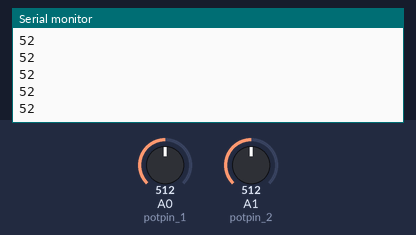
A sketch run on a simulated Arduino Uno, built with avr-gcc and run on an emulated ATmega328P. Parts: the last lines printed to the serial monitor. The inputs (shaded band) are chosen by the test bench; at power-on: A0 (potpin_1) = 512, A1 (potpin_2) = 512. No radio packets arrive unless stated.

Above: at 1.2 s.
1.3 s: A0 (potpin_1) set to 430
At 2.1 s:
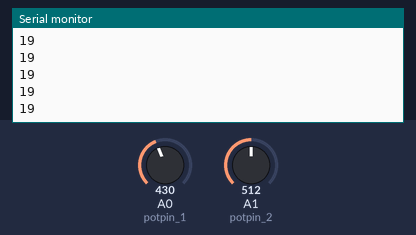
2.8 s: A1 (potpin_2) set to 430
At 3.3 s:
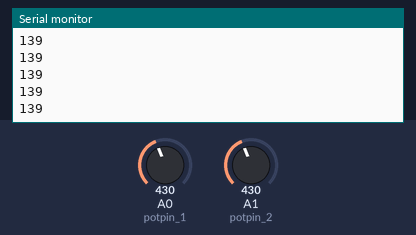
4.3 s: A0 (potpin_1) set to 450
At 5.4 s:
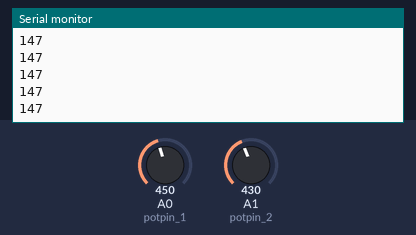
5.8 s: A1 (potpin_2) set to 450
At 6.8 s:
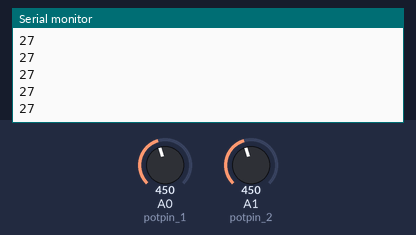
Timing chart, 0 to 8.3 s (numbered marks = the images above; inputs shaded):
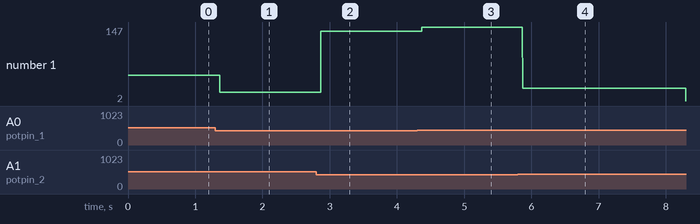

Measured:
- after the input at 1.3 s, the serial monitor: prints a new line after 0.07 s (image 1)
- after the input at 2.8 s, the serial monitor: prints a new line after 0.07 s (image 2)
- after the input at 4.3 s, the serial monitor: prints a new line after 0.07 s (image 3)
- after the input at 5.8 s, the serial monitor: prints a new line after 0.07 s (image 4)
- plotted number 1: 52 → 19 after the input at 1.3 s, 19 → 139 after the input at 2.8 s, 139 → 147 after the input at 4.3 s, 147 → 2 after the input at 5.8 s

The sketch:

ControlPanel.ino
```cpp
#include <SPI.h>
#include "RF24.h"
RF24 radio(9, 10);
const uint64_t pipe = 0xE8E8F0F0E1LL;
int msg[1];
int potpin_1 = A0;
int val_1;
int potpin_2 = A1;
int val_2;

void setup(void)
{
    Serial.begin(9600);
    radio.begin();
    radio.openWritingPipe(pipe);
}
void loop()
{
    val_1 = analogRead(potpin_1);
    val_1 = map(val_1, 382, 628, 0, 100);
    msg[0] = val_1;
    //radio.write(msg, 1);
    //Serial.println(val_1);

    val_2 = analogRead(potpin_2);
    //Serial.println(val_2);
    if (val_2 < 440) {
      msg[0] = val_1 + 120;
    }
//    val_2 = map(val_2, 0, 1023, 128, 255);
//    msg[0] = val_2;
    radio.write(msg, 1);
    Serial.println(msg[0]);
}
```
